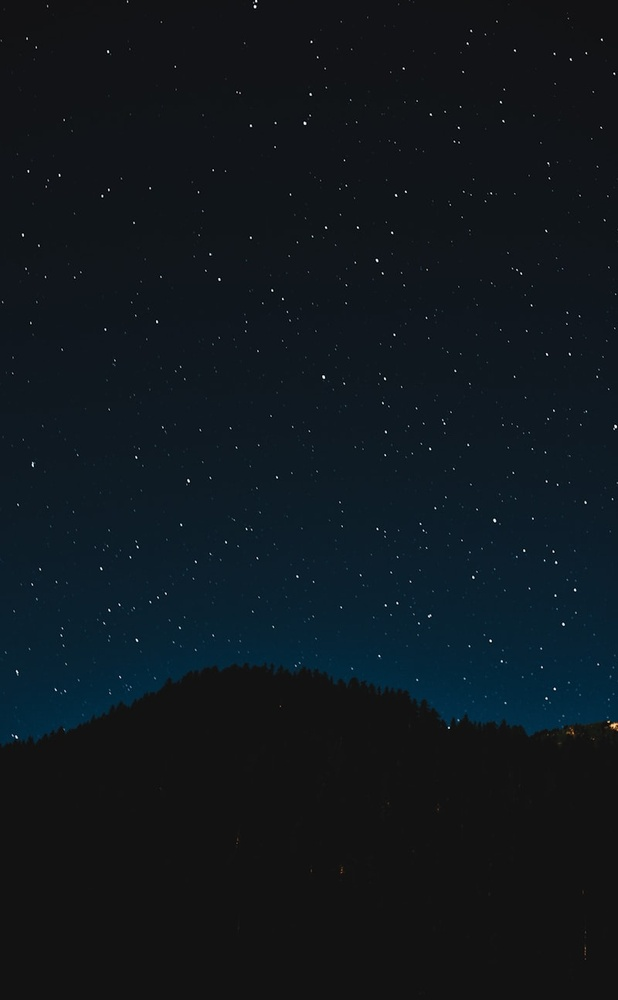
#> input picture data/test/images/sample_low_light.jpg, 618 x 1000 px, shrunk from 800 x 1295 before the run
$ python -i enhancement.py   (imports and definitions only)
#> lines starting #> are read from the running program, lines starting #| are printed output that depends on the picture
#> further down, picture is the input picture: shape (1000, 618, 3); mean B, G, R 29.4, 23.5, 15.7
import cv2
import numpy as np

class LowLightEnhancer:
    def __init__(self, method="clahe"):
        self.method = method
        if self.method == "clahe":
            self.clahe = cv2.createCLAHE(clipLimit=2.0, tileGridSize=(8, 8))

    def enhance(self, image):
        if self.method == "clahe":
            # Convert to LAB color space
            lab = cv2.cvtColor(image, cv2.COLOR_BGR2LAB)
#> lab: shape (1000, 618, 3); mean of channels 0, 1, 2 19.7, 126.8, 123.1
            l, a, b = cv2.split(lab)
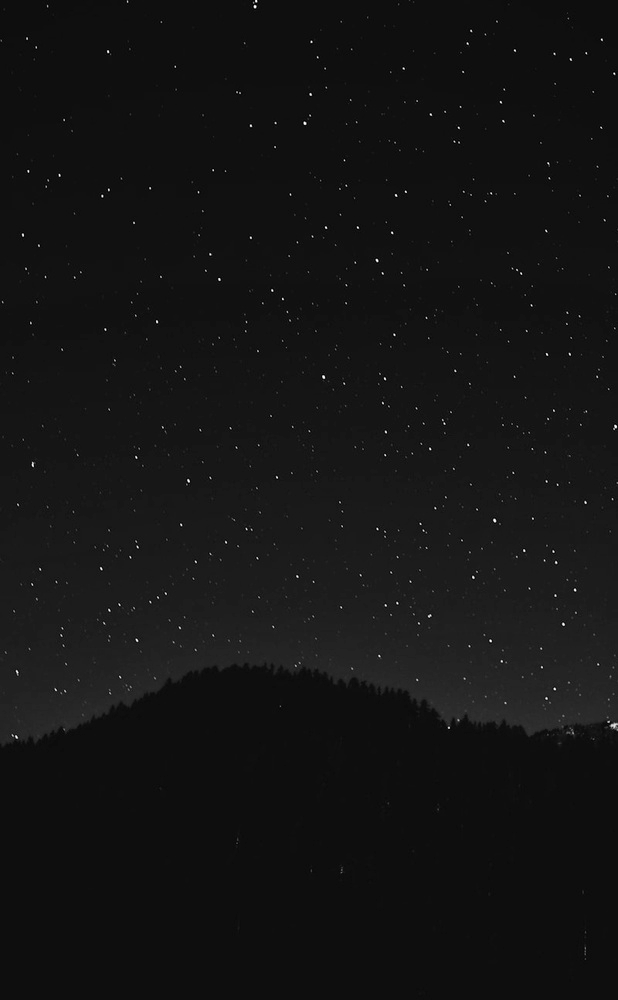
#> l: shape (1000, 618); min 0, max 255, mean 19.7
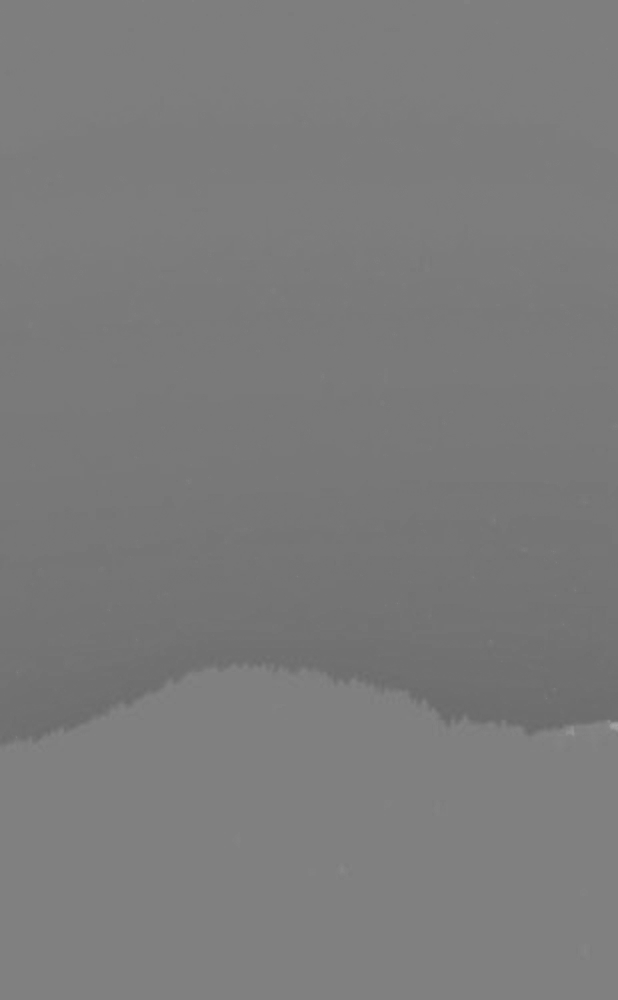
#> b: shape (1000, 618); min 105, max 166, mean 123.1

            # Apply CLAHE to L-channel
            cl = self.clahe.apply(l)
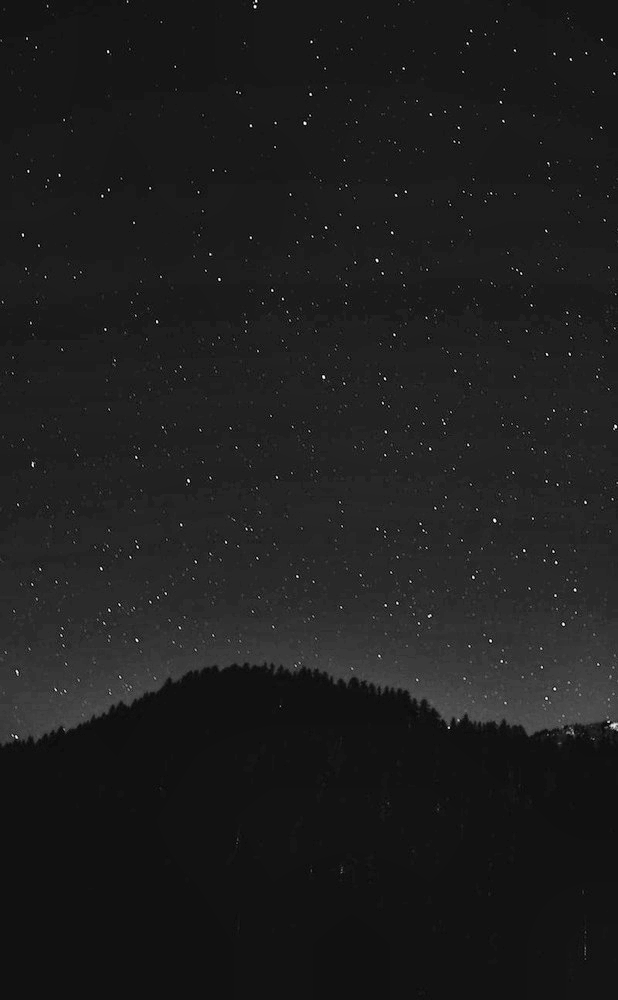
#> cl: shape (1000, 618); min 1, max 255, mean 29.7

            # Merge channels
            limg = cv2.merge((cl, a, b))
#> limg: shape (1000, 618, 3); mean of channels 0, 1, 2 29.7, 126.8, 123.1

            # Convert back to BGR
            enhanced = cv2.cvtColor(limg, cv2.COLOR_LAB2BGR)
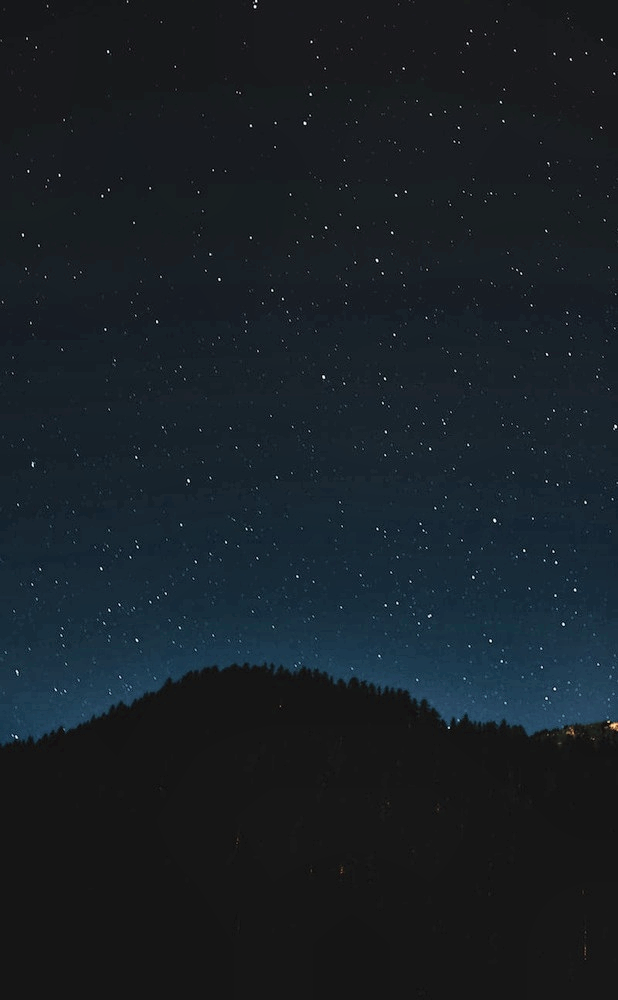
#> enhanced: shape (1000, 618, 3); mean B, G, R 37.9, 31.9, 24.4
            # Edge-preserving smoothing to suppress low-light sensor grain
            enhanced = cv2.bilateralFilter(enhanced, d=5, sigmaColor=35, sigmaSpace=35)
            return enhanced
        else:
            # Fallback identity
            return image

>>> import cv2
>>> picture = cv2.imread('../data/test/images/sample_low_light.jpg')
>>> result = LowLightEnhancer().enhance(picture)
